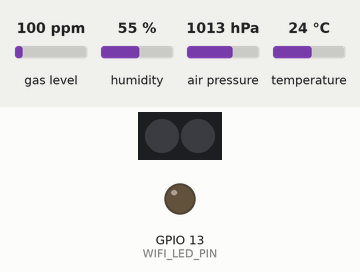
Recording of a sketch running on a simulated ESP32. On the bench: 2 RGB LEDs in strip order, left to right, output pins drawn as LEDs (lit = HIGH). The test bench sets the inputs (shaded band); at power-on: gas level 100 ppm, humidity 55 %, air pressure 1013 hPa, temperature 24 °C. Dim RGB values are drawn brighter than linear; WiFi joins after 1.5 s; servers stay silent unless stated; uploads are accepted with an empty reply; what the sketch prints to the serial monitor is not drawn.

Above: at 2.35 s.
At 30.3 s:
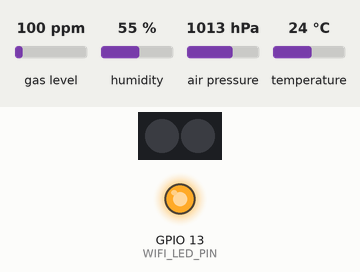
At 31.51 s:
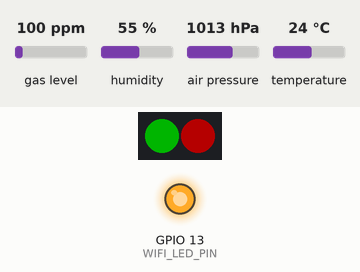
At 32.41 s:
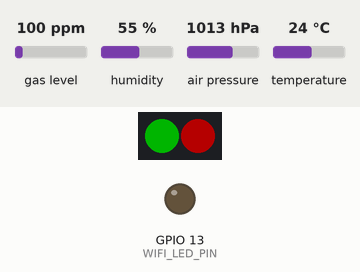
Timing chart, 0 to 41.6 s (numbered marks = the images above):
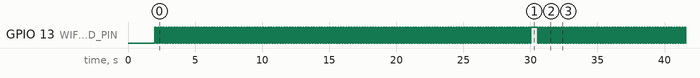

The sketch:

airlogger.ino
```cpp
#include <Adafruit_NeoPixel.h>
#include <Wire.h>
#include <WiFi.h>
#include <HTTPClient.h>
#include <Adafruit_Sensor.h>
#include "Adafruit_BME680.h"

// Hardware layout.
#define SDA_PIN 4
#define SCL_PIN 5
#define NEO_PIN 38
#define NEO_NUM 2
#define WIFI_LED_PIN 13

// POST data with a given delay.
unsigned long ms_delay = 30000;

// Sensor settings.
const char *ssid = "<NETWORK-NAME>";
const char *password = "<NETWORK-PASSWORD>";
const char *api = "<API-PATH>";
String api_key = "<API-KEY>";
String location = "<LOCATION>";

Adafruit_NeoPixel pixels = Adafruit_NeoPixel(NEO_NUM, NEO_PIN, NEO_GRB + NEO_KHZ800);

Adafruit_BME680 sensor;

void setup() {

    // Config. hardware.
    Serial.begin(9600);
    while (!Serial);
    Wire.begin(SDA_PIN, SCL_PIN);
    pinMode(WIFI_LED_PIN, OUTPUT);
    digitalWrite(WIFI_LED_PIN, LOW);
    pixels.begin();
    pixels.show();
    pixels.setBrightness(64);

    // Init. BME680 sensor.
    if (!sensor.begin(0x76)) {
        pixels.setPixelColor(0, pixels.Color(255, 0, 0));
        pixels.setPixelColor(1, pixels.Color(255, 0, 0));
        pixels.show();
        while(1);
    }

    // Apply BME680 filters and settings.
    sensor.setTemperatureOversampling(BME680_OS_8X);
    sensor.setHumidityOversampling(BME680_OS_2X);
    sensor.setPressureOversampling(BME680_OS_4X);
    sensor.setIIRFilterSize(BME680_FILTER_SIZE_3);
    sensor.setGasHeater(320, 150);

    // Connect to WiFi.
    WiFi.begin(ssid, password);
    while (WiFi.status() != WL_CONNECTED) {
        delay(1000);
    }
}

unsigned long ms_timer = 0;

void loop() {

    // Indicate running program.
    if (WiFi.status() == WL_CONNECTED) {
        digitalWrite(WIFI_LED_PIN, HIGH);
        delay(100);
        digitalWrite(WIFI_LED_PIN, LOW);
        delay(100);
        digitalWrite(WIFI_LED_PIN, HIGH);
    } else {
        // Indicate loss of WiFi.
        digitalWrite(WIFI_LED_PIN, LOW);
        pixels.setPixelColor(0, pixels.Color(0, 0, 255));
        pixels.setPixelColor(1, pixels.Color(0, 0, 255));
    }

    // Send data to server after a given delay.
    if ((millis() - ms_timer) > ms_delay) {

        // Read data from the sensor.
        if (!sensor.performReading()) {
            // Indicate broken sensor.
            pixels.setPixelColor(0, pixels.Color(255, 0, 0));
        } else {
            // Indicate working sensor.
            pixels.setPixelColor(0, pixels.Color(0, 255, 0));
        }

        // Only attempt POST with a valid network connection.
        if (WiFi.status() == WL_CONNECTED) {

            WiFiClient client;
            HTTPClient http;

            client.setTimeout(5000);
            http.begin(client, api);

            // Process sensor data.
            float pressure_hPa = sensor.pressure / 100.0;
            float aqi_factor = log(sensor.gas_resistance) + 0.04 * sensor.humidity;

            // Convert float values to strings.
            String temperature = String(sensor.temperature);
            String pressure = String(pressure_hPa);
            String humidity = String(sensor.humidity);
            String aqi = String(aqi_factor);

            // Create the JSON object.
            String json_data = "{\"api_key\":\"" + api_key + "\",\"location\":\"" + location + "\",\"temperature\":\"" + temperature + "\",\"pressure\":\"" + pressure + "\",\"humidity\":\"" + humidity + "\",\"aqi\":\"" + aqi + "\"}";

            // Output JSON to the terminal.
            Serial.println(json_data);

            // POST JSON data containing the sensor values.
            http.addHeader("Content-Type", "application/json");
            if (http.POST(json_data) == 201) {
                // Indicate successful POST.
                pixels.setPixelColor(1, pixels.Color(0, 255, 0));
            } else {
                // Indicate failed POST.
                pixels.setPixelColor(1, pixels.Color(255, 0, 0));
            }

            http.end();
        }

        ms_timer = millis();
    }

    pixels.show();
}
```

Measured:
- by itself, GPIO 13 (WIFI_LED_PIN): repeats every 30.5 s: HIGH 0.52 s, 149 × (LOW 0.10 s, HIGH 0.10 s), LOW 0.10 s
